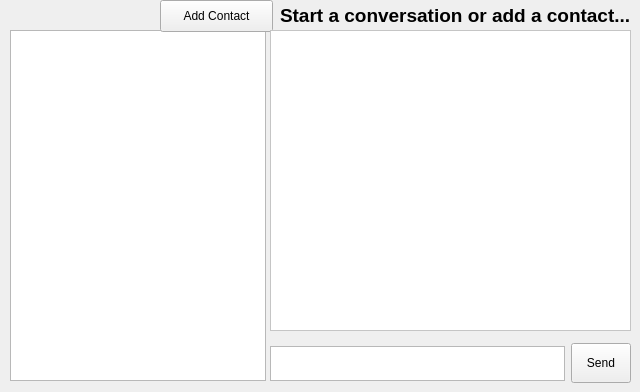
<?xml version="1.0" encoding="UTF-8"?>
<ui version="4.0">
 <class>ContactListUI</class>
 <widget class="QWidget" name="ContactListUI">
  <property name="geometry">
   <rect>
    <x>0</x>
    <y>0</y>
    <width>640</width>
    <height>392</height>
   </rect>
  </property>
  <property name="windowTitle">
   <string>Messenger</string>
  </property>
  <widget class="QListView" name="contactListView">
   <property name="geometry">
    <rect>
     <x>10</x>
     <y>30</y>
     <width>256</width>
     <height>351</height>
    </rect>
   </property>
   <property name="styleSheet">
    <string notr="true"/>
   </property>
   <property name="frameShadow">
    <enum>QFrame::Plain</enum>
   </property>
   <property name="lineWidth">
    <number>0</number>
   </property>
   <property name="selectionRectVisible">
    <bool>false</bool>
   </property>
  </widget>
  <widget class="QPushButton" name="addContactButton">
   <property name="geometry">
    <rect>
     <x>160</x>
     <y>0</y>
     <width>113</width>
     <height>32</height>
    </rect>
   </property>
   <property name="text">
    <string>Add Contact</string>
   </property>
  </widget>
  <widget class="QWidget" name="horizontalLayoutWidget">
   <property name="geometry">
    <rect>
     <x>270</x>
     <y>340</y>
     <width>361</width>
     <height>47</height>
    </rect>
   </property>
   <layout class="QHBoxLayout" name="horizontalLayout">
    <item>
     <widget class="QTextEdit" name="textEdit">
      <property name="minimumSize">
       <size>
        <width>0</width>
        <height>35</height>
       </size>
      </property>
      <property name="maximumSize">
       <size>
        <width>300</width>
        <height>34</height>
       </size>
      </property>
     </widget>
    </item>
    <item>
     <widget class="QPushButton" name="sendButton">
      <property name="sizePolicy">
       <sizepolicy hsizetype="Minimum" vsizetype="Fixed">
        <horstretch>0</horstretch>
        <verstretch>0</verstretch>
       </sizepolicy>
      </property>
      <property name="minimumSize">
       <size>
        <width>60</width>
        <height>0</height>
       </size>
      </property>
      <property name="maximumSize">
       <size>
        <width>60</width>
        <height>40</height>
       </size>
      </property>
      <property name="text">
       <string>Send</string>
      </property>
     </widget>
    </item>
   </layout>
  </widget>
  <widget class="QLabel" name="nameLabel">
   <property name="geometry">
    <rect>
     <x>280</x>
     <y>5</y>
     <width>351</width>
     <height>21</height>
    </rect>
   </property>
   <property name="font">
    <font>
     <pointsize>14</pointsize>
     <weight>75</weight>
     <bold>true</bold>
    </font>
   </property>
   <property name="text">
    <string>Start a conversation or add a contact...</string>
   </property>
  </widget>
  <widget class="QWidget" name="chatWidget" native="true">
   <property name="geometry">
    <rect>
     <x>270</x>
     <y>30</y>
     <width>361</width>
     <height>301</height>
    </rect>
   </property>
   <property name="autoFillBackground">
    <bool>false</bool>
   </property>
   <property name="styleSheet">
    <string notr="true">background: white</string>
   </property>
   <widget class="QScrollArea" name="chat_scroll">
    <property name="geometry">
     <rect>
      <x>0</x>
      <y>0</y>
      <width>361</width>
      <height>301</height>
     </rect>
    </property>
    <property name="horizontalScrollBarPolicy">
     <enum>Qt::ScrollBarAlwaysOff</enum>
    </property>
    <property name="sizeAdjustPolicy">
     <enum>QAbstractScrollArea::AdjustToContents</enum>
    </property>
    <property name="widgetResizable">
     <bool>true</bool>
    </property>
    <widget class="QWidget" name="chat_scroll_widget">
     <property name="geometry">
      <rect>
       <x>0</x>
       <y>0</y>
       <width>359</width>
       <height>299</height>
      </rect>
     </property>
    </widget>
   </widget>
  </widget>
 </widget>
 <resources/>
 <connections/>
</ui>
